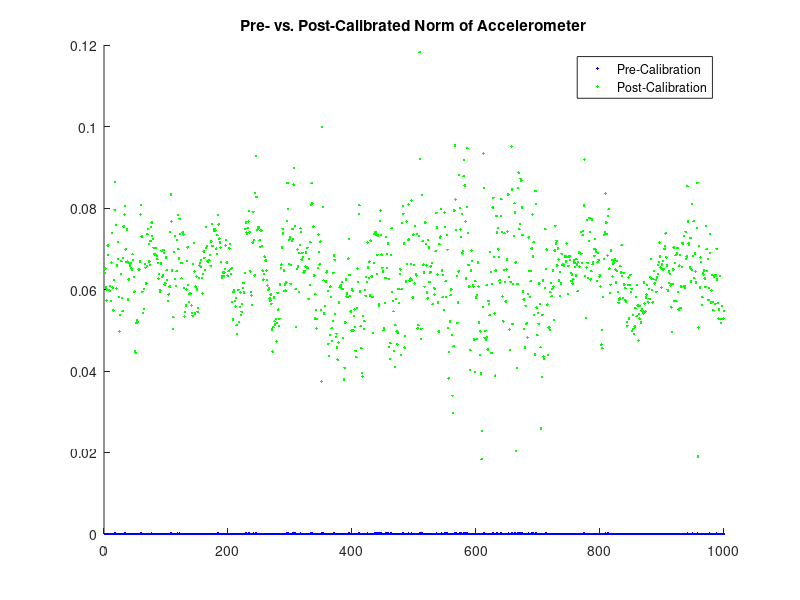
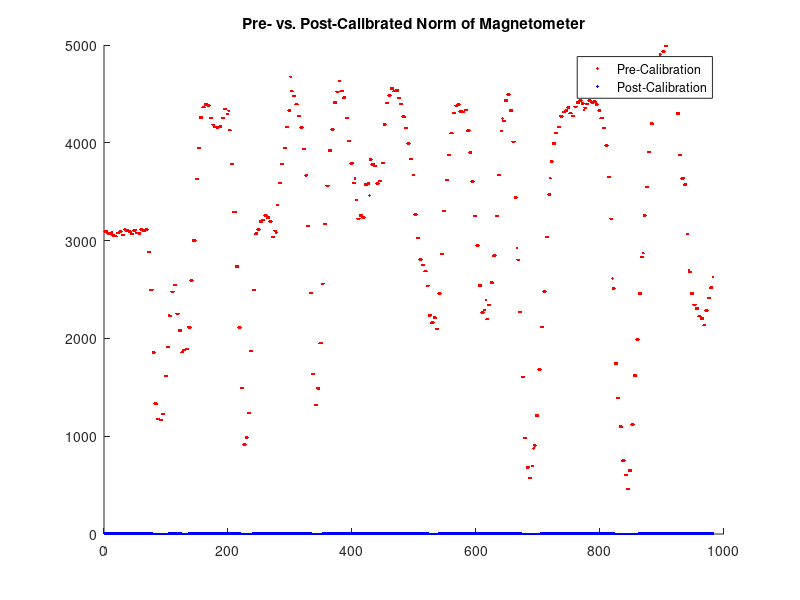
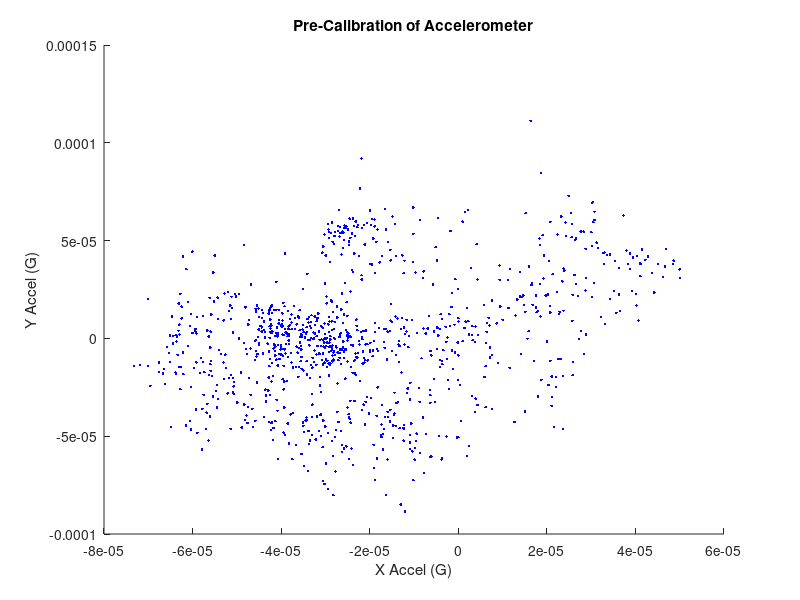
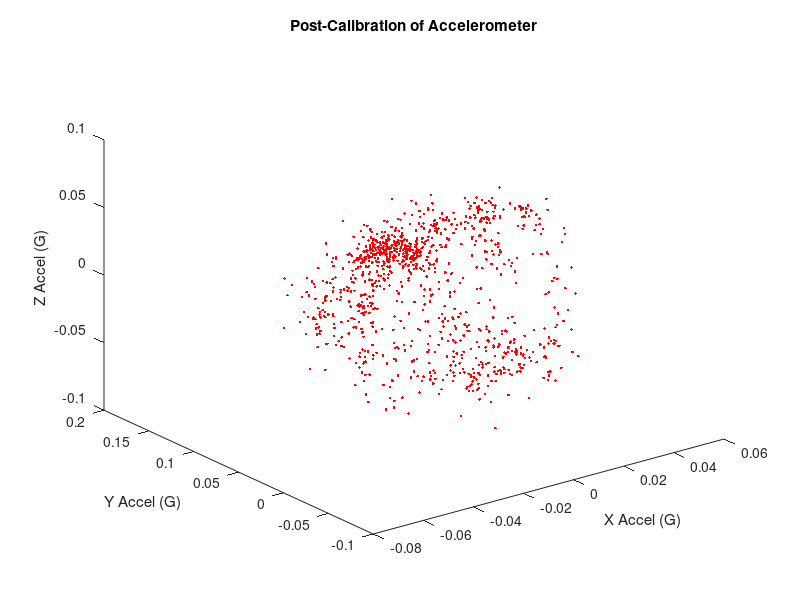

These charts were generated, in order, by the following MATLAB code: (Note: this script raises an error after producing the figures.)
%close all;
%clear all;

% open Accel & Mag csv file
AccelFile = fopen('AccelTumbleData.csv');
MagFile = fopen('MagTumbleData.csv');

% Read Accel & Mag data
ReadDataAccel = textscan(AccelFile, '%f %f %f','HeaderLines',1,'Delimiter',',');
ReadDataMag = textscan(MagFile, '%f %f %f','HeaderLines',1,'Delimiter',',');

% Extract Accel & Mag data
rawAccelX = ReadDataAccel{1,1}(:,1); % all rows 1st column
rawAccelY = ReadDataAccel{1,2}(:,1); % all rows 2nd column
rawAccelZ = ReadDataAccel{1,3}(:,1); % all rows 3rd column

rawMagX = ReadDataMag{1,1}(:,1); % all rows 1st column
rawMagY = ReadDataMag{1,2}(:,1); % all rows 2nd column
rawMagZ = ReadDataMag{1,3}(:,1); % all rows 3rd column

% get the mean / offset on each axis
AccelOffX = mean(rawAccelX);
AccelOffY = mean(rawAccelY);
AccelOffZ = mean(rawAccelZ);

MagOffX = mean(rawMagX);
MagOffY = mean(rawMagY);
MagOffZ = mean(rawMagZ);

% scaling the data into engineering units
AccelScaledX = (rawAccelX ./ 16384) ./ 1000;
AccelScaledY = (rawAccelY ./ 16384) ./ 1000;
AccelScaledZ = (rawAccelZ ./ 16384) ./ 1000;

MagScaledX = ((rawMagX.*0.15) ./ 47.507) .* 1000;
MagScaledY = ((rawMagY.*0.15) ./ 47.507) .* 1000;
MagScaledZ = ((rawMagZ.*0.15) ./ 47.507) .* 1000;

% plotting pre-calibrated norm
figure(1)
hold on
plot(sqrt(AccelScaledX.^2 + AccelScaledY.^2 + AccelScaledZ.^2), 'b.')
%plot(sqrt(rawAccelX.^2 + rawAccelY.^2 + rawAccelZ.^2), 'b.')
title('Pre- vs. Post-Calibrated Norm of Accelerometer')

figure(2)
hold on
plot(sqrt(MagScaledX.^2 + MagScaledY.^2 + MagScaledZ.^2), 'r.')
%plot(sqrt(rawMagX.^2 + rawMagY.^2 + rawMagZ.^2), 'r.')
title('Pre- vs. Post-Calibrated Norm of Magnetometer')

% uncallibrated standard deviation
StDevAcc = std(sqrt(AccelScaledX.^2 + AccelScaledY.^2 + AccelScaledZ.^2))
%StDevAcc = std(sqrt(rawAccelX.^2 + rawAccelY.^2 + rawAccelZ.^2))
StDevMag = std(sqrt(MagScaledX.^2 + MagScaledY.^2 + MagScaledZ.^2))
%StDevMag = std(sqrt(rawMagX.^2 + rawMagY.^2 + rawMagZ.^2))


% calibration using previous section
XACal = ((rawAccelX - 10.264) .* 1.0002) ./ 16384;
YACal = ((rawAccelY + 83.788) .* 0.9977) ./ 16384;
ZACal = ((rawAccelZ + 60.572) .* 0.9867) ./ 16384;
XMCal = (((rawMagX .* 0.15) + 4.30440) .* 1.5199) ./ 47.507;
YMCal = (((rawMagY .* 0.15)) - 10.5920) .* 1.5192 ./ 47.507;
ZMCal = (((rawMagZ .* 0.15) + 21.6105) .* 1.2142) ./ 47.507;

% calibrated standard deviation 
STDevAccCal = std(sqrt(XACal.^2 + YACal.^2 + ZACal.^2))
STDevMagCal = std(sqrt(XMCal.^2 + YMCal.^2 + ZMCal.^2))

% plotting calibrated norm
figure(1)
hold on
plot(sqrt(XACal.^2 + YACal.^2 + ZACal.^2), 'g.')
%title('Post-Calibrated Norm of Accelerometer')
legend('Pre-Calibration', 'Post-Calibration')

figure(2)
hold on
plot(sqrt(XMCal.^2 + YMCal.^2 + ZMCal.^2), 'b.')
%title('Post-Calibrated Norm of Magnetometer')
legend('Pre-Calibration', 'Post-Calibration')

% plotting 3D
figure(5)
hold on
%plot3(rawAccelX, rawAccelY, rawAccelZ, 'b.')
plot3(AccelScaledX, AccelScaledY, AccelScaledZ, 'b.')
xlabel('X Accel (G)')
ylabel('Y Accel (G)')
zlabel('Z Accel (G)')
title('Pre-Calibration of Accelerometer')
%legend('Pre-Calibration')

figure(6)
plot3(XACal, YACal, ZACal, 'r.')
xlabel('X Accel (G)')
ylabel('Y Accel (G)')
zlabel('Z Accel (G)')
title('Post-Calibration of Accelerometer')
%legend('Post-Calibration')

figure(7)
hold on
plot3(MagScaledX, MagScaledY, MagScaledZ, 'b.')
%figure(9)
%plot3(XMCal, YMCal, ZMCal, 'r.')
xlabel('X Mag (Earths Magnetic Field)')
ylabel('Y Mag (Earths Magnetic Field)')
zlabel('Z Mag (Earths Magnetic Field)')
title('Pre-Calibration of Magnetometer')
%legend('Pre-Calibration')

figure(8)
plot3(XMCal, YMCal, ZMCal, 'r.')
xlabel('X Mag (Earths Magnetic Field)')
ylabel('Y Mag (Earths Magnetic Field)')
zlabel('Z Mag (Earths Magnetic Field)')
title('Post-Calibration of Magnetometer')
%legend('Post-Calibration')



% calibrating data
[AtildeAccel, BtildeAccel] = CalibrateEllipsoidData3D(AccelScaledX, AccelScaledY, AccelScaledZ, 20, 0);
[AtildeMag, BtildeMag] = CalibrateEllipsoidData3D(MagScaledX, MagScaledY, MagScaledZ, 20, 0);

% correcting data
[XAccCor, YAccCor, ZAccCor] = CorrectEllipsoidData3D(AccelScaledX, AccelScaledY, AccelScaledZ, AtildeAccel, BtildeAccel);
[XMagCor, YMagCor, ZMagCor] = CorrectEllipsoidData3D(MagScaledX, MagScaledY, MagScaledZ, AtildeMag, BtildeMag);

% plotting 3D of matlab calibration
figure(9)
hold on
plot3(AccelScaledX, AccelScaledY, AccelScaledZ, '.')
plot3(XAccCor, YAccCor, ZAccCor, '.')
xlabel('X Accel (G)')
ylabel('Y Accel (G)')
zlabel('Z Accel (G)')
title('Calibration of Accelerometer With MatLab Files')
legend('Pre-Calibration', 'Post-Calibration')

figure(10)
hold on
plot3(MagScaledX, MagScaledY, MagScaledZ, '.')
plot3(XMagCor, YMagCor, ZMagCor, '.')
xlabel('X Mag (Earths Magnetic Field)')
ylabel('Y Mag (Earths Magnetic Field)')
zlabel('Z Mag (Earths Magnetic Field)')
title('Calibration of Magnetometer With MatLab Files')
legend('Pre-Calibration', 'Post-Calibration')

% plotting norms of matlab calibration
figure(11)
hold on
plot(sqrt(AccelScaledX.^2 + AccelScaledY.^2 + AccelScaledZ.^2), '.')
plot(sqrt(XAccCor.^2 + YAccCor.^2 + ZAccCor.^2), '.')
title('Norm of Matlab Calibration Accelerometer')
legend('Pre-Calibration', 'Post-Calibration')

figure(12)
hold on
plot(sqrt(MagScaledX.^2 + MagScaledY.^2 + MagScaledZ.^2), '.')
plot(sqrt(XMagCor.^2 + YMagCor.^2 + ZMagCor.^2), '.')
title('Norm of MatLab Calibration Magnetometer')
legend('Pre-Calibration', 'Post-Calibration')
















